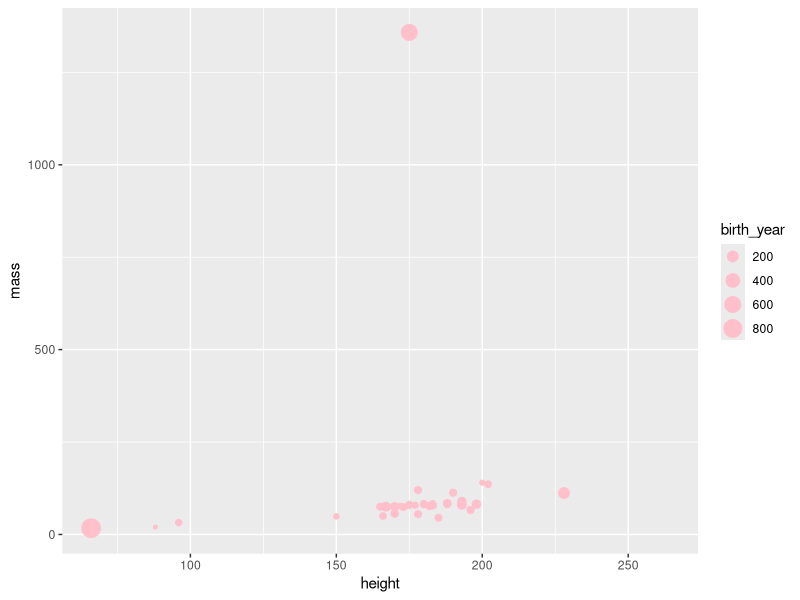
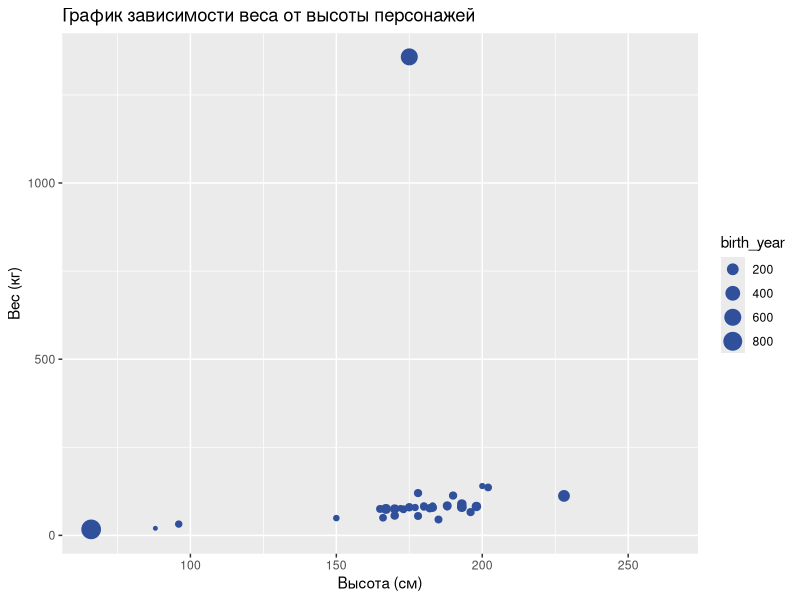
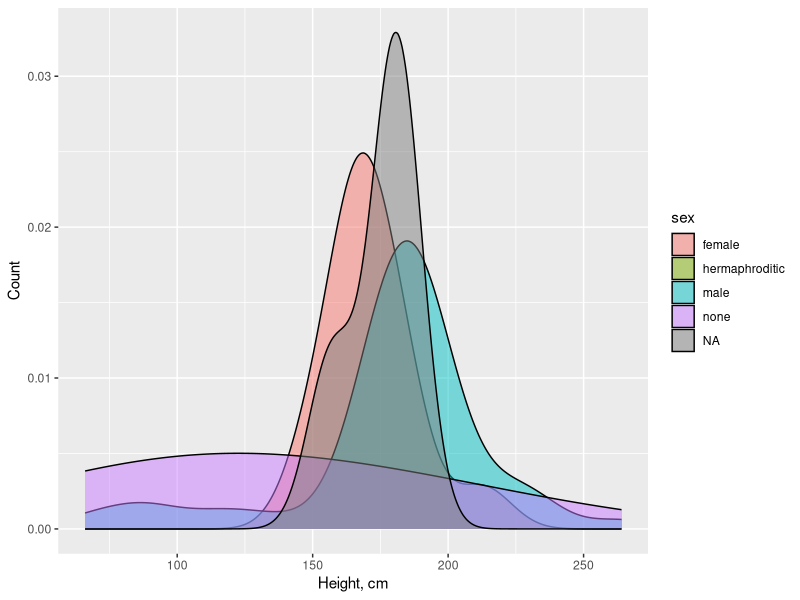
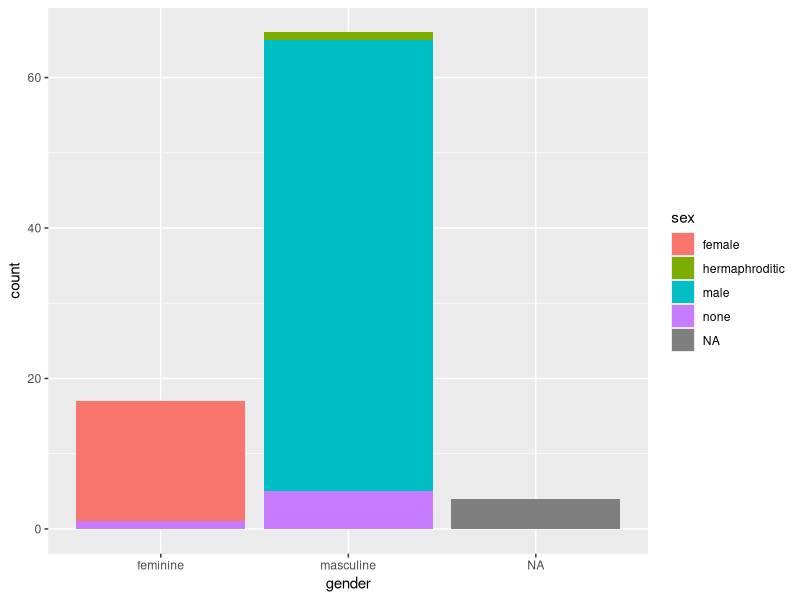
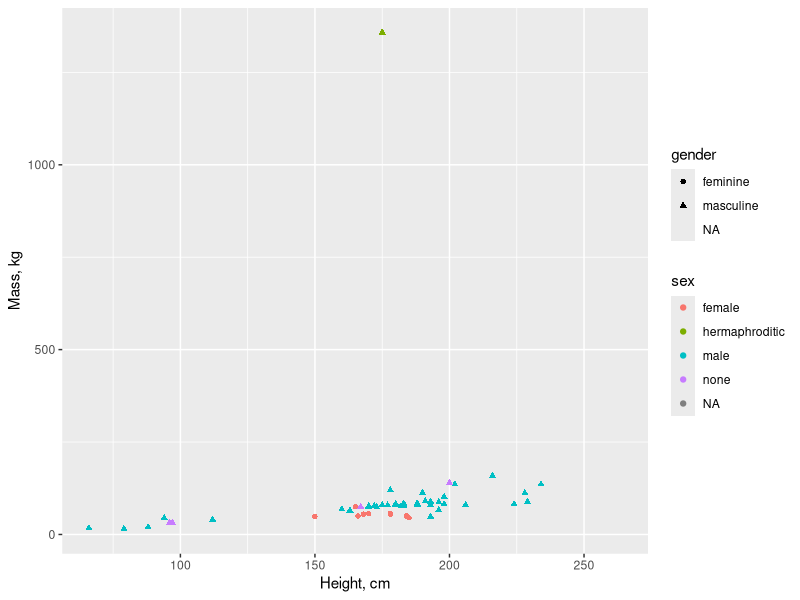

The R script that drew these images, in order:
## ---- chunk 1
library(tidyverse)
## ---- chunk 2
glimpse(starwars)
## ---- chunk 3
ggplot(starwars, 
       aes(x = height, y = mass, color = gender, size = birth_year)) +
  geom_point(color = "pink")
## ---- chunk 4
ggplot(starwars, 
       aes(x = height, y = mass, color = gender, size = birth_year)) +
  geom_point(color = "#30509C") +
  labs(
    title = "График зависимости веса от высоты персонажей",
    x = "Высота (см)", 
    y = "Вес (кг)",
    )
## ---- chunk 5
#ggplot(starwars, aes(x = height, fill = sex)) +
  #geom_histogram()
ggplot(starwars, aes(x = height, fill = sex)) +
  geom_density(adjust = 2, 
               alpha = 0.5) +
  labs(
    x = "Height, сm",
    y = "Count",
  )
## ---- chunk 6
ggplot(starwars, aes(x = gender, 
                  fill = sex)) +
  geom_bar()
## ---- chunk 7
ggplot(data = starwars, 
       mapping = aes(x = height, y = mass,
                     colour = sex,
                     shape = gender)) +
  geom_point() +
  labs(x = "Height, сm", y = "Mass, kg")
